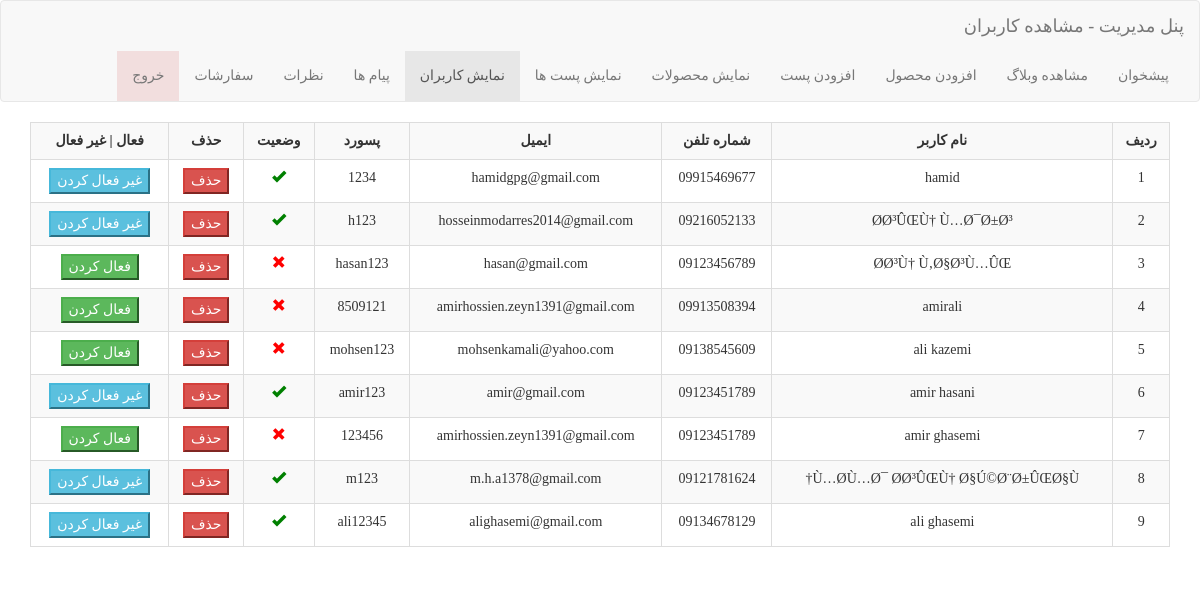
Screenshot of /admin/Show-Users.php (signed in) with the database file from the repository.
### tables this page shows
CREATE TABLE IF NOT EXISTS `users` (
  `id` int(11) NOT NULL AUTO_INCREMENT,
  `fullname` varchar(255) NOT NULL,
  `phone` varchar(11) NOT NULL,
  `email` varchar(255) NOT NULL,
  `password` varchar(100) NOT NULL,
  `status` int(11) NOT NULL,
  PRIMARY KEY (`id`)
);

### admin/Show-Users.php (the view, shortened to what this page needs)
<!DOCTYPE html>
<html dir="rtl" lang="fa">
<head>
	<link rel="stylesheet" href="../bootstrap/css/bootstrap.rtl.css"/>
</head>
<body>
        <nav class="navbar navbar-default">
            <div class="container-fluid">
                <div class="navbar-header">
                    <a class="navbar-brand" href="Show-Users.php">پنل مدیریت - مشاهده کاربران</a>
                </div>
                <ul class="nav navbar-nav">
                    <li><a href="index.php">پیشخوان</a></li>
                    <li><a href="../Blog.php">مشاهده وبلاگ</a></li>
                    <li><a href="Add-Product.php">افزودن محصول</a></li>
                    <li><a href="Add-Post.php">افزودن پست</a></li>
                    <li><a href="Show-Products.php">نمایش محصولات</a></li>
                    <li><a href="Show-Posts.php">نمایش پست ها</a></li>
                    <li class="active"><a href="Show-Users.php">نمایش کاربران</a></li>
                    <li><a href="Show-ContactUs.php">پیام ها</a></li>
                    <li><a href="Show-Messages.php">نظرات</a></li>
                    <li><a href="order.php">سفارشات</a></li>
                    <li class="bg-danger"><a href="../delete-session.php">خروج</a></li>
                </ul>
            </div>
        </nav>
    <div class="container">
            <table class="table table-bordered table-responsive table-striped">
                <tr>
                    <th>ردیف</th>
                    <th>نام کاربر</th>
                    <th>شماره تلفن</th>
                    <th>ایمیل</th>
                    <th>پسورد</th>
                    <th>وضعیت</th>
                    <th>حذف</th>
                    <th>فعال | غیر فعال</th>
                </tr>
                <?php
                $conn = mysqli_connect("localhost","root","","shop");
                $sql = "SELECT * FROM users ORDER BY id DESC";
                $query = mysqli_query($conn,$sql);
                $num = 1;
                while ($row = mysqli_fetch_assoc($query)):
                    ?>
                    <tr>
                        <td><?php echo $num++;?></td>
                        <td><?php echo $row['fullname'];?></td>
                        <td><?php echo $row['phone'];?></td>
                        <td><?php echo $row['email'];?></td>
                        <td><?php echo $row['password'];?></td>
                        <?php if($row['status'] == 0):?>
                        <td><span style="color: red;" class="glyphicon glyphicon-remove"></span></td>
                        <?php endif;?>
                        <?php if($row['status'] == 1):?>
                            <td><span style="color: green;" class="glyphicon glyphicon-ok"></span></td>
                        <?php endif;?>
                        <td><button class="btn-danger" onclick="func()" type="button" value="delete"> حذف </button></td>
                        <?php
                        if($row['status'] == 0):?>
                            <td>
                                <a href="Status-Users.php?aid=<?php echo $row['id'];?>"><button class="btn-success"> فعال کردن </button></a>
                            </td>
                        <?php endif;?>
                        <?php
                        if($row['status'] == 1):?>
                            <td>
                                <a href="Status-Users.php?bid=<?php echo $row['id'];?>"><button class="btn-info">غیر فعال کردن </button></a>
                            </td>
                        <?php endif;?>
                    </tr>
                    <?php
                endwhile;
                ?>
            </table>
</div>
</body>
</html>

### admin/Show-Users.php (style rules this page uses)
* { font-family: yekan; }
th,td { text-align: center; }

### rows the page displays
users: fullname "hamid", phone "09915469677", email "hamidgpg@gmail.com", password "1234", status 1 (drawn)
users: fullname "Ø­Ø³ÛŒÙ† Ù…Ø¯Ø±Ø³", phone "09216052133", email "hosseinmodarres2014@gmail.com", password "h123", status 1 (drawn)
users: fullname "Ø­Ø³Ù† Ù‚Ø§Ø³Ù…ÛŒ", phone "09123456789", email "hasan@gmail.com", password "hasan123", status 0 (drawn)
users: fullname "amirali", phone "09913508394", email "amirhossien.zeyn1391@gmail.com", password "8509121", status 0 (drawn)
users: fullname "ali kazemi", phone "09138545609", email "mohsenkamali@yahoo.com", password "mohsen123", status 0 (drawn)
users: fullname "amir hasani", phone "09123451789", email "amir@gmail.com", password "amir123", status 1 (drawn)
users: fullname "amir ghasemi", phone "09123451789", email "amirhossien.zeyn1391@gmail.com", password "123456", status 0 (drawn)
users: fullname "Ù…Ø­Ù…Ø¯ Ø­Ø³ÛŒÙ† Ø§Ú©Ø¨Ø±ÛŒØ§Ù†", phone "09121781624", email "m.h.a1378@gmail.com", password "m123", status 1 (drawn)
users: fullname "ali ghasemi", phone "09134678129", email "alighasemi@gmail.com", password "ali12345", status 1 (drawn)
